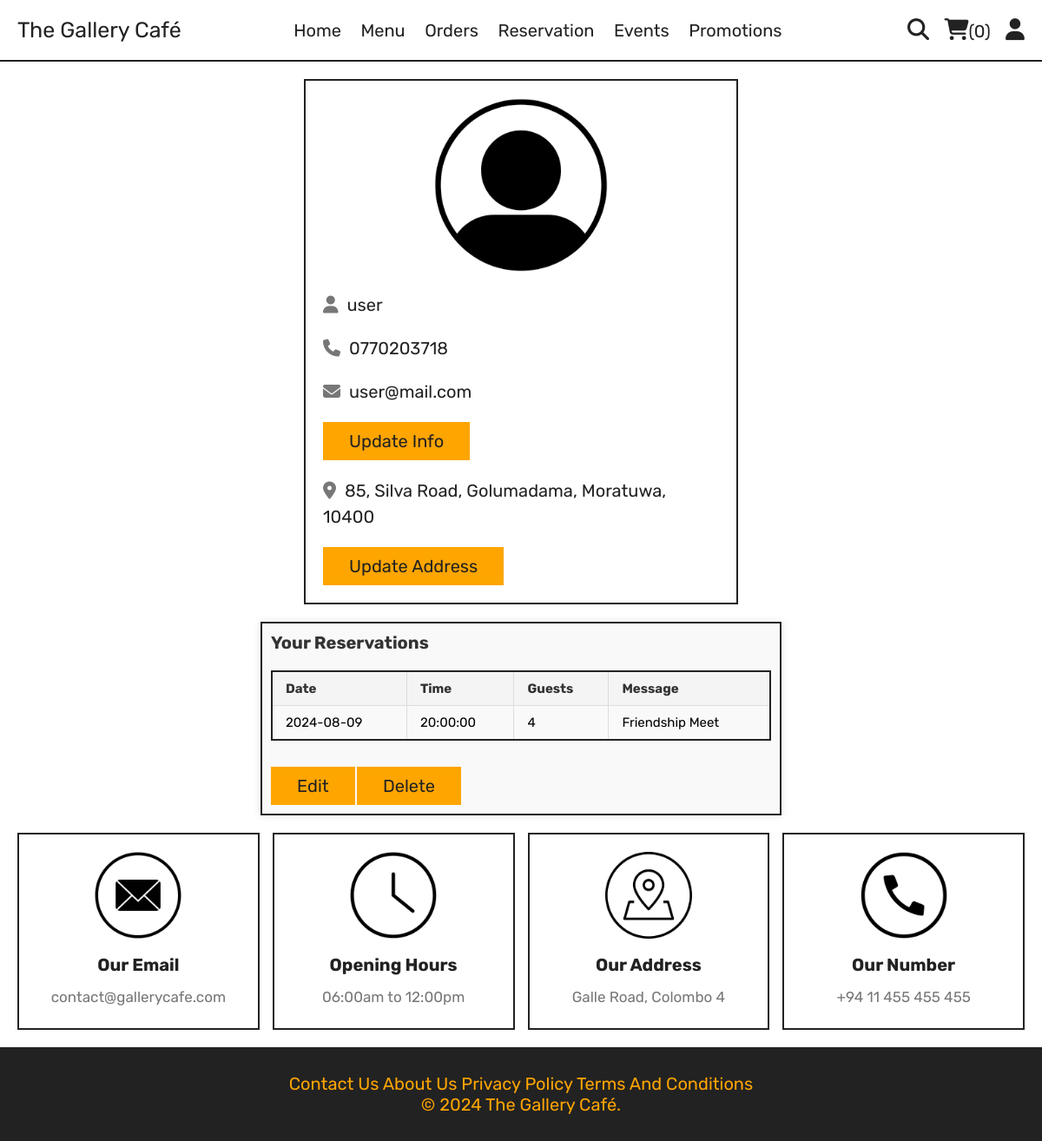
Screenshot of /profile.php (signed in) with the database file from the repository.
### tables this page shows
CREATE TABLE `users` (
  `id` int(11) NOT NULL,
  `name` varchar(100) NOT NULL,
  `email` varchar(100) NOT NULL,
  `number` varchar(15) NOT NULL,
  `password` varchar(255) NOT NULL,
  `address` text NOT NULL
);

CREATE TABLE `reservation` (
  `id` int(11) NOT NULL,
  `user_id` int(100) NOT NULL,
  `name` varchar(50) NOT NULL,
  `email` varchar(50) NOT NULL,
  `number` varchar(20) NOT NULL,
  `date` date NOT NULL,
  `time` time NOT NULL,
  `guests` varchar(20) NOT NULL,
  `message` text DEFAULT NULL,
  `states` varchar(20) DEFAULT NULL
);

### profile.php (the view, shortened to what this page needs)
<?php
include 'components/connect.php';
if(isset($_SESSION['user_id'])){
   $user_id = $_SESSION['user_id'];
}else{
   $user_id = '';
   header('location:home.php');
   exit();
}
$fetch_reservation = $conn->prepare("SELECT * FROM reservation WHERE user_id = ?");
$fetch_reservation->execute([$user_id]);
$reservation = $fetch_reservation->fetchAll(PDO::FETCH_ASSOC);
?>
<!DOCTYPE html>
<html lang="en">
<head>
   <link rel="stylesheet" href="https://cdnjs.cloudflare.com/ajax/libs/font-awesome/6.1.1/css/all.min.css">
   <link rel="stylesheet" href="css/style.css">
   <link rel="stylesheet" href="css/reservation.css">
</head>
<body>
<?php include 'components/user_header.php'; ?>
<section class="user-details">
   <div class="user">
      <img src="images/user-icon.png" alt="User Icon">
      <p><i class="fas fa-user"></i><span><?= htmlspecialchars($fetch_profile['name']); ?></span></p>
      <p><i class="fas fa-phone"></i><span><?= htmlspecialchars($fetch_profile['number']); ?></span></p>
      <p><i class="fas fa-envelope"></i><span><?= htmlspecialchars($fetch_profile['email']); ?></span></p>
      <a href="update_profile.php" class="btn">Update Info</a>
      <p class="address"><i class="fas fa-map-marker-alt"></i><span><?php if($fetch_profile['address'] == ''){echo 'Please enter your address';}else{echo htmlspecialchars($fetch_profile['address']);} ?></span></p>
      <a href="update_address.php" class="btn">Update Address</a>
   </div>
</section>
<section class="user-reservation">
   <h3>Your Reservations</h3>
   <?php if (count($reservation) > 0): ?>
        <table class="reservation-table" >
            <thead>
               <tr>
                  <th>Date</th>
                  <th>Time</th>
                  <th>Guests</th>
                  <th>Message</th>
               </tr>
            </thead>
            <tbody>
               <?php foreach ($reservation as $res): ?>
                  <tr>
                     <td><?= htmlspecialchars($res['date']); ?></td>
                     <td><?= htmlspecialchars($res['time']); ?></td>
                     <td><?= htmlspecialchars($res['guests']); ?></td>
                     <td><?= htmlspecialchars($res['message']); ?></td>
                  </tr>
               <?php endforeach; ?>
            </tbody>
         </table>
      <div class="reservation-actions">
         <a href="edit_reservation.php?id=<?= $res['id']; ?>" class="btn">Edit</a>
         <a href="delete_reservation.php?id=<?= $res['id']; ?>" class="btn" onclick="return confirm('Are you sure you want to delete this reservation?');">Delete</a>
      </div>
   <?php else: ?>
      <p>You have no reservations yet.</p>
   <?php endif; ?>
</section>
<?php include 'components/footer.php'; ?>
</body>
</html>

### css/style.css (style rules this page uses)
:root { --yellow: #FFA500; --red:#e74c3c; --white:#ffffff; --black:#222; --light-color:#777; --border:.2rem solid var(--black); }
* { font-family: 'Rubik', sans-serif; margin:0; padding:0; box-sizing: border-box; outline: none; border: none; text-decoration: none; }
body { background-color: white; }
html { font-size: 62.5%; overflow-x: hidden; scroll-behavior: smooth; stop-opacity: 7rem; }
section { margin:0 auto; max-width: 1200px; padding:2rem; }
.btn, .delete-btn { margin-top: 1rem; display: inline-block; font-size: 2rem; padding:1rem 3rem; cursor: pointer; text-transform: capitalize; transition: .2s linear; }
.btn { background-color: var(--yellow); color:var(--black); }
.user-details .user { max-width: 50rem; margin:0 auto; border:var(--border); padding:2rem; }
.user-details .user img { width: 100%; height: 20rem; object-fit: contain; margin-bottom: 1rem; }
.user-details .user p { padding:1rem 0; line-height: 1.5; font-size: 2rem; }
.user-details .user p span { color:var(--black); }
.user-details .user p i { margin-right: 1rem; color:var(--light-color); }
.user-details .user .address { margin-top: 1rem; }

### css/reservation.css (style rules this page uses)
.user-reservation { margin: 10px; padding: 10px; background-color: #f9f9f9; border:var(--border); box-shadow: 0 0 10px rgba(0, 0, 0, 0.1); max-width: 600px; width: 90%; margin:0 auto; }
.user-reservation h3 { font-size: 2em; margin-bottom: 20px; color: #333; }
.reservation-table { width: 100%; border-collapse: collapse; margin-bottom: 20px; font-size: 1.5em; border:var(--border); }
.reservation-table th, .reservation-table td { padding: 10px 15px; border: 1px solid #ddd; text-align: left; }
.reservation-table th { background-color: #f4f4f4; color: #333; font-weight: bold; }

### rows the page displays
users: name "user", number "0770203718", email "user@mail.com", address "85, Silva Road, Golumadama, Moratuwa, 10400"
reservation: date "2024-08-09", time "20:00:00", guests "4", message "Friendship Meet"

### other values shown
$total_cart_items "0"
